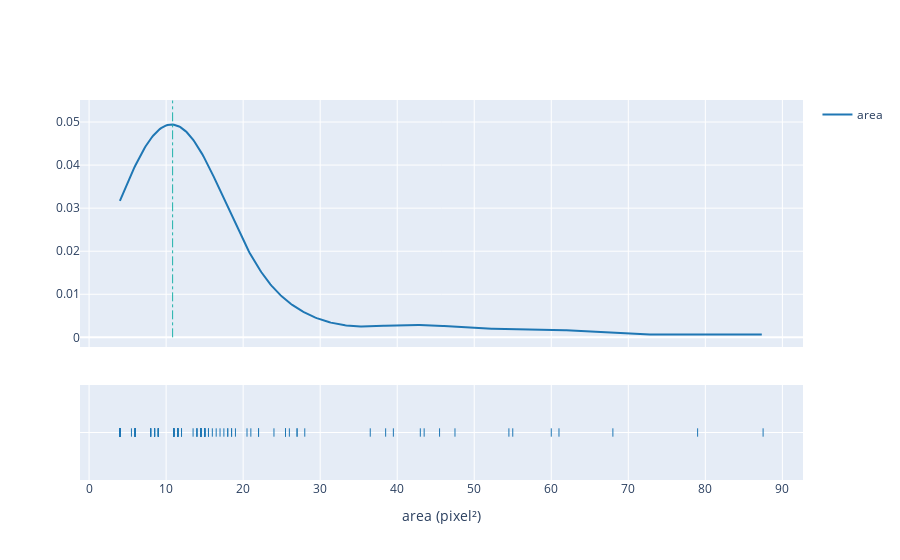

The notebook cell this image was saved under:
### Code cell
fig.update_xaxes(title="area (pixel²)")

### Figure 1 — Plotly figure (JSON) as saved in the notebook; plotly's stock layout.template omitted (floating-point values rounded to 4 significant figures; data arrays with more than 128 entries replaced by an {"elided": "..."} marker saying what was removed)
{"data": [{"legendgroup": "area", "marker": {"color": "rgb(31, 119, 180)"}, "mode": "lines", "name": "area", "showlegend": true, "type": "scatter", "x": {"elided": "500 float values"}, "xaxis": "x", "y": {"elided": "500 float values"}, "yaxis": "y"}, {"legendgroup": "area", "marker": {"color": "rgb(31, 119, 180)", "symbol": "line-ns-open"}, "mode": "markers", "name": "area", "showlegend": false, "type": "scatter", "x": {"elided": "153 float values"}, "xaxis": "x", "y": {"elided": "153 str values"}, "yaxis": "y2"}], "layout": {"autosize": true, "barmode": "overlay", "hovermode": "closest", "legend": {"traceorder": "reversed"}, "shapes": [{"line": {"color": "LightSeaGreen", "dash": "dashdot", "width": 1}, "type": "line", "x0": 10.84, "x1": 10.84, "y0": 0, "y1": 0.055}], "xaxis": {"anchor": "y2", "autorange": true, "domain": [0, 1], "range": [-1.409, 92.91], "title": {"text": "area (pixel²)"}, "type": "linear", "zeroline": false}, "yaxis": {"anchor": "free", "autorange": true, "domain": [0.35, 1], "position": 0, "range": [-0.002252, 0.05525], "type": "linear"}, "yaxis2": {"anchor": "x", "autorange": true, "domain": [0, 0.25], "dtick": 1, "range": [-1, 1], "showticklabels": false, "type": "category"}}}
